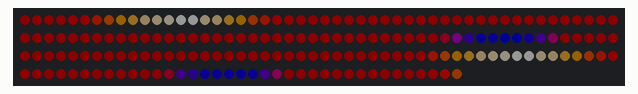
A program run on a simulated ESP32. On the bench: 187 RGB LEDs in strip order, left to right, continuing on the next row. Dim RGB values are drawn brighter than linear.

Above: at 0.17 s.
At 5.04 s:
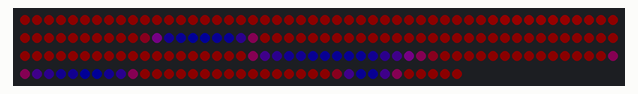
At 9.92 s:
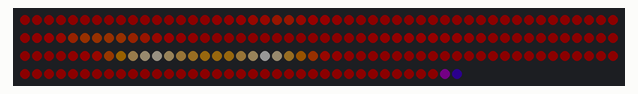
At 19.97 s:
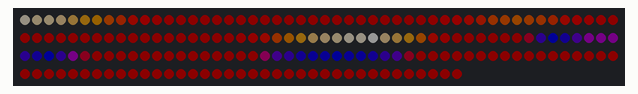
At 31.25 s:
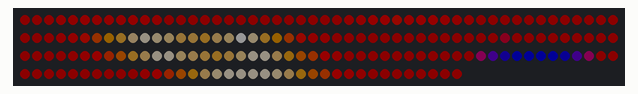
At 39.67 s:
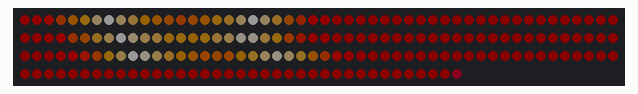

The program:

main.cpp
```cpp
#include <Arduino.h>
#include <FastLED.h>

#define NUM_LEDS 187
#define LED_PIN 23

CRGB leds[NUM_LEDS];

CRGBPalette16 lavaPalette =
    CRGBPalette16{CRGB::DarkRed, CRGB::Maroon,  CRGB::DarkRed, CRGB::Maroon,
                  CRGB::Blue, CRGB::Maroon,  CRGB::DarkRed, CRGB::DarkRed,
                  CRGB::DarkRed, CRGB::DarkRed, CRGB::Red,     CRGB::Orange,
                  CRGB::White,   CRGB::Orange,  CRGB::Red,     CRGB::DarkRed};

uint16_t brightnessScale = 150;
uint16_t indexScale = 10;

void setup() {
  FastLED.addLeds<WS2812B, LED_PIN, GRB>(leds, NUM_LEDS);

  FastLED.setBrightness(75);
  // FastLED.clear(true);
}

void loop() {
  for (int i = 0; i < NUM_LEDS; i++) {
    uint8_t brightness = inoise8(i * brightnessScale, millis() / 10);
    brightness = 75;
    uint8_t index = inoise8(i * indexScale, millis() / 12);
    leds[i] = ColorFromPalette(lavaPalette, index, brightness);

    // leds[i] = CHSV(CRGB::Red, 255, brightness);
  }
  FastLED.show();
}
```
